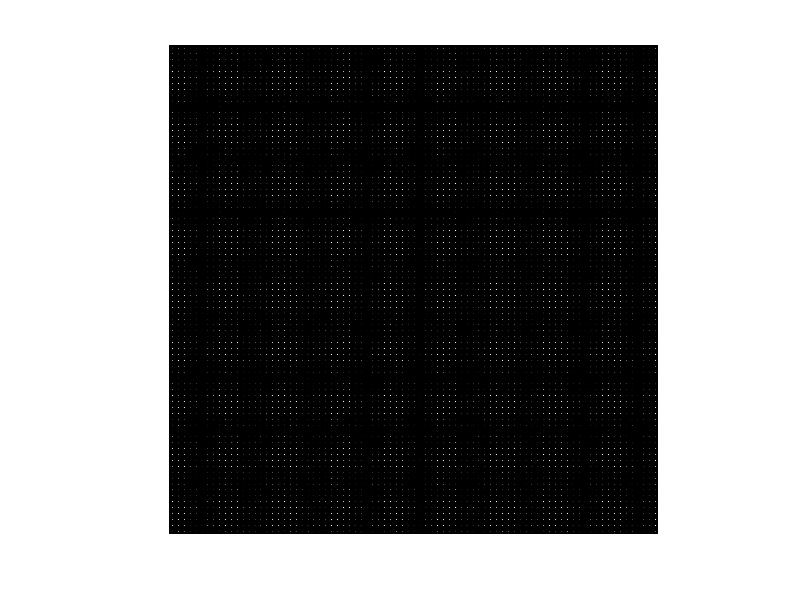

Reproduce this figure in MATLAB. (Note: this script raises an error after producing the figure.)
close all; clear; clc;
% Generates a hartmannograms for further processing in the WFS7

%%  SHWFS parameters
Lambda=0.65e-6;                 % wavelength [m]
k=2*pi/Lambda;                  % wavenumber

Pixels_X=2048;                   % image pixels on the X axis
Pixels_Y=2048;                   % image pixels on the Y axis
PixelSize= 5.5e-6;               % pixel size [m]
Pitch=136e-6;                 % microlens size [m]
ML_focal=3.2e-3;                % focal dist [m]
Bits=8;                         % camera bit rate
ApertDiam=Pixels_X*PixelSize;   % diameter of the full aperture [m]
ApertRad=ApertDiam/2;           % radius of the full aperture [m]

L_X=Pixels_X*PixelSize;                    % sensor area on the X axis [m]
L_Y=Pixels_Y*PixelSize;                    % sensor area on the Y axis [m]
ML_Pixels=round(Pitch/PixelSize);          % pixels in CCD to each microlens

NumberLens_X=ceil(Pixels_X/ML_Pixels);    % number of lenses in the array 
NumberLens_Y=ceil(Pixels_Y/ML_Pixels);    % on the X and Y axis

%%  Setting the zernike coefficients
% Set through the distance from the source to the sensor:
L_def=1.65;                                         %distance between the source and the SHWFS [m]
Defocus=(L_def-sqrt(L_def^2-(ApertDiam/2)^2))/2;    %in [m]  

% Set the parameters individually:
X_Tilt = 0;
Defocus = 1e-6;

% Aberration coefficients
z11=X_Tilt;         % X-Tilt
zi11=0;             % Y-Tilt
z02=Defocus;        % Defocus 
z22=0;              % Vertical astigmatism
zi22=0;             % Oblique astigmatism
z13=0;              % Horizontal coma
zi13=0;             % Vertical coma
z04=0;              % Primary spherical

%%  Reference
iRows = ceil(Pixels_X/(2*ML_Pixels)); 
iCols = iRows;
iRefRows = 2*iRows + 1;
iRefCols = iRefRows;

for n = 0 : 2*iRows
    dx(n+1) = Pitch/PixelSize*(iRows - n);
end
x_0 = Pixels_X/2 - dx;
y_0 = x_0;
x_0_rep = repelem(x_0,ML_Pixels);
y_0_rep = repelem(y_0,ML_Pixels);
[X_0,Y_0] = meshgrid(x_0_rep,y_0_rep);
p0_x = round(y_0 - ML_Pixels/2);
p0_y = round(x_0 - ML_Pixels/2);
P0_x = repelem(p0_x,ML_Pixels);
P0_y = repelem(p0_y,ML_Pixels);
[P0_X,P0_Y] = meshgrid(P0_x,P0_y);
i = 1:ML_Pixels;
k = 1:ML_Pixels;
[I,K] = meshgrid(i,k);
i_rep = repmat(I,NumberLens_X+1,NumberLens_X+1);
k_rep = repmat(K,NumberLens_X+1,NumberLens_X+1);

IX =  P0_X + k_rep - 1;
IY =  P0_Y + i_rep - 1;

X = IX - X_0;
Y = IY - Y_0;

VAL = ((sinc(Pitch*PixelSize*X/Lambda/ML_focal)).^2.*(sinc(Pitch*PixelSize*Y/Lambda/ML_focal)).^2);
MaxIntens=max(max(VAL(:,:),[],1));
MinIntens=MaxIntens/(2^Bits-1);
IntensityPixelised_VAL=fix(VAL(:,:)./MinIntens).*MinIntens/max(max(VAL));

figure('Name','Reference hartmannogram');
imshow(IntensityPixelised_VAL,[]);
% Save to the "Hartmannograms" folder 
imwrite(IntensityPixelised_VAL,'Hartmannograms\REF_2048_136_val.bmp'); 
                
%%  Introduction slopes
% Сoordinates of subaperture centers 
ML_Center = Pitch/2;
k=1;
for i=0:NumberLens_X
    MLA_Centerx(k) = -L_X/2+i*Pitch+ML_Center;
    k=k+1;
end
MLA_Centery = MLA_Centerx;
% Matrices of centers on axes X and Y:
[MLA_CenterX,MLA_CenterY]=meshgrid(MLA_Centerx,MLA_Centery);

% Wavefront calculation (using the "zernike_8_deriv.m" program
[WF_derivY,WF_derivX]=zernike_8_deriv(MLA_Centerx/ApertRad,...
    MLA_Centery/ApertRad,z11,zi11,z02,z22,zi22,z13,zi13,z04);

% Shift calculation
ShiftX=WF_derivX * ML_focal/ApertRad/PixelSize;
ShiftY=WF_derivY * ML_focal/ApertRad/PixelSize;

%%  Hartmannogram of the distorted wavefront
ShiftX_rep = repelem(ShiftX,ML_Pixels);
ShiftY_rep = repelem(ShiftY,ML_Pixels);
[SHIFT_X,SHIFT_Y] = meshgrid(ShiftX_rep,ShiftY_rep);

VAL_shift = (sinc(Pitch*PixelSize*(X+SHIFT_Y)/Lambda/ML_focal)).^2.*...
    (sinc(Pitch*PixelSize*(Y+SHIFT_X)/Lambda/ML_focal)).^2;
MaxIntens=max(max(VAL_shift(:,:),[],1));
MinIntens=MaxIntens/(2^Bits-1);
IntensityPixelised_VAL_shift=fix(VAL_shift(:,:)./MinIntens).*MinIntens/max(max(VAL_shift));

figure('Name','Processed hartmannogram');
imshow(IntensityPixelised_VAL_shift,[]);
% Save to the "Hartmannograms" folder 
imwrite(IntensityPixelised_VAL_shift,'Hartmannograms\DEF_2048_136_val_shift.bmp'); 

%%  Writing reference and shifts to a file 
% % Data for reference
% k=1;
% for i=0:NumberLens_X-1
%     MLA_Centerx_px(k) = (0+i*Pitch+ML_Center)/PixelSize;
%     k=k+1;
% end
% MLA_Centery_px = MLA_Centerx_px;
% [MLA_CenterX_px,MLA_CenterY_px]=meshgrid(MLA_Centerx_px,MLA_Centery_px);
% 
% MLA_CenterXr = reshape(MLA_CenterX_px',400,1);
% MLA_CenterYr = reshape(MLA_CenterY_px',400,1);
% LeftTopX = MLA_CenterXr - Pitch/(2*PixelSize);
% LeftTopY = MLA_CenterYr - Pitch/(2*PixelSize);
% RightBottomX = MLA_CenterXr + Pitch/(2*PixelSize);
% RightBottomY = MLA_CenterYr + Pitch/(2*PixelSize);
% Data = zeros(2400,1);
% Data(1:6:end,:) = MLA_CenterXr;
% Data(2:6:end,:) = MLA_CenterYr;
% Data(3:6:end,:) = LeftTopX;
% Data(4:6:end,:) = LeftTopY;
% Data(5:6:end,:) = RightBottomX;
% Data(6:6:end,:) = RightBottomY;
% 
% % Data for shifts
% Shift_X = reshape((ShiftX/PixelSize)',400,1);
% Shift_Y = reshape((ShiftY/PixelSize)',400,1);
% New_CenterX = MLA_CenterXr + Shift_X;
% New_CenterY = MLA_CenterYr + Shift_Y;
% Shift_Centers = zeros(800,1);
% Shift_Centers(1:2:end,:) = New_CenterX;
% Shift_Centers(2:2:end,:) = New_CenterY;
% 
% % Creating a reference file
% fig1 = fopen('Files_txt\Reference.txt', 'w'); 
% fprintf(fig1, '%d\n',Pixels_X);             % image width in pixels
% fprintf(fig1, '%d\n',Pixels_Y);             % image height in pixels
% fprintf(fig1, '%5.6f\n',Lambda*10^6);       % wavelength [um]
% fprintf(fig1, '%5.6f\n',PixelSize*10^6);    % pixel size [um]
% fprintf(fig1, '%5.6f\n',ML_focal*10^3);     % focal length [mm]
% fprintf(fig1, '%5.6f\n',Pitch*10^3);        % pitch size [mm]
% fprintf(fig1, '%1.10f\n',Data); 
% fclose(fig1);
% 
% % Creating a processed file
% fig2 = fopen('Files_txt\Shifted_centers.txt', 'w'); 
% fprintf(fig2, '%5.10f\n', Shift_Centers);   % shifting the centers [m]
% fclose(fig2);